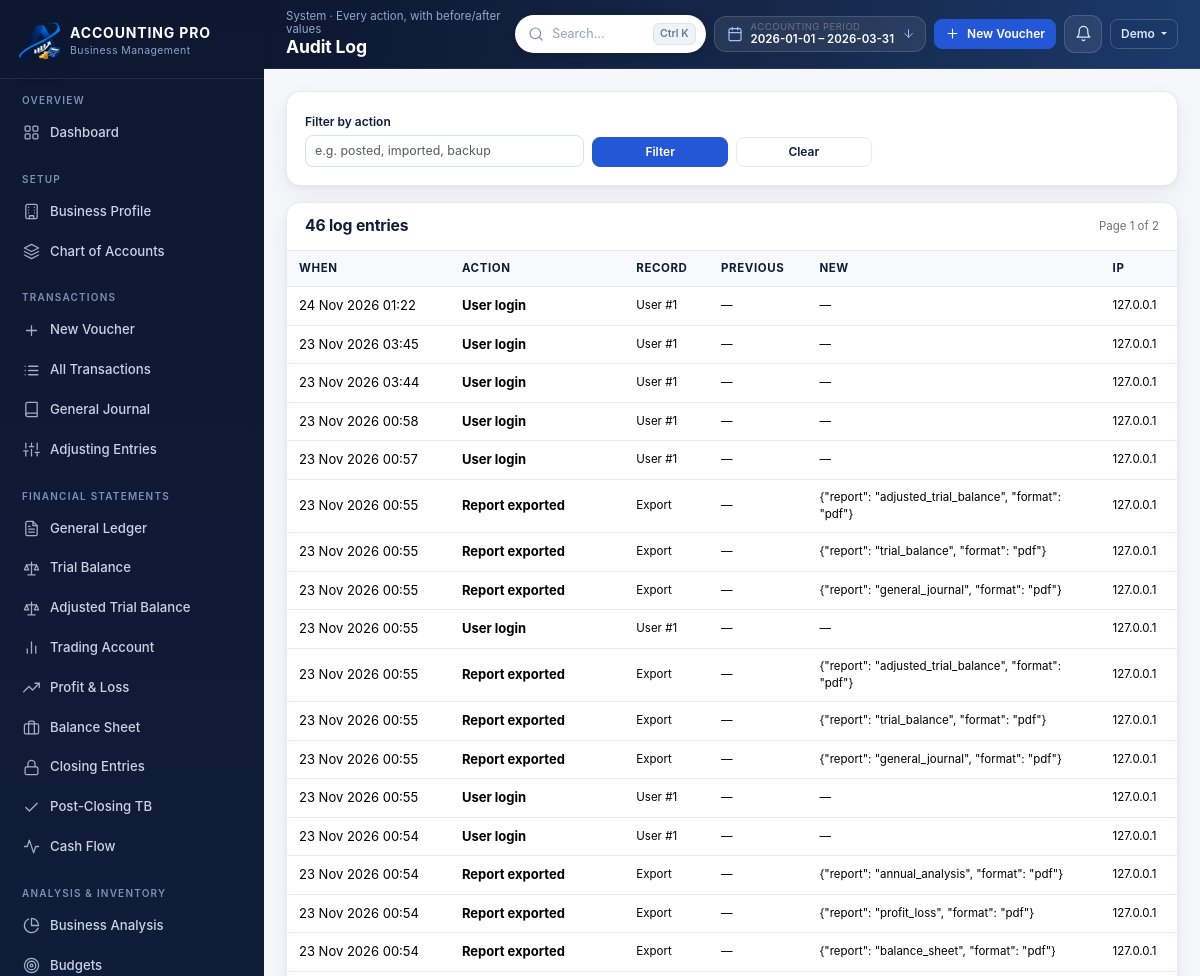
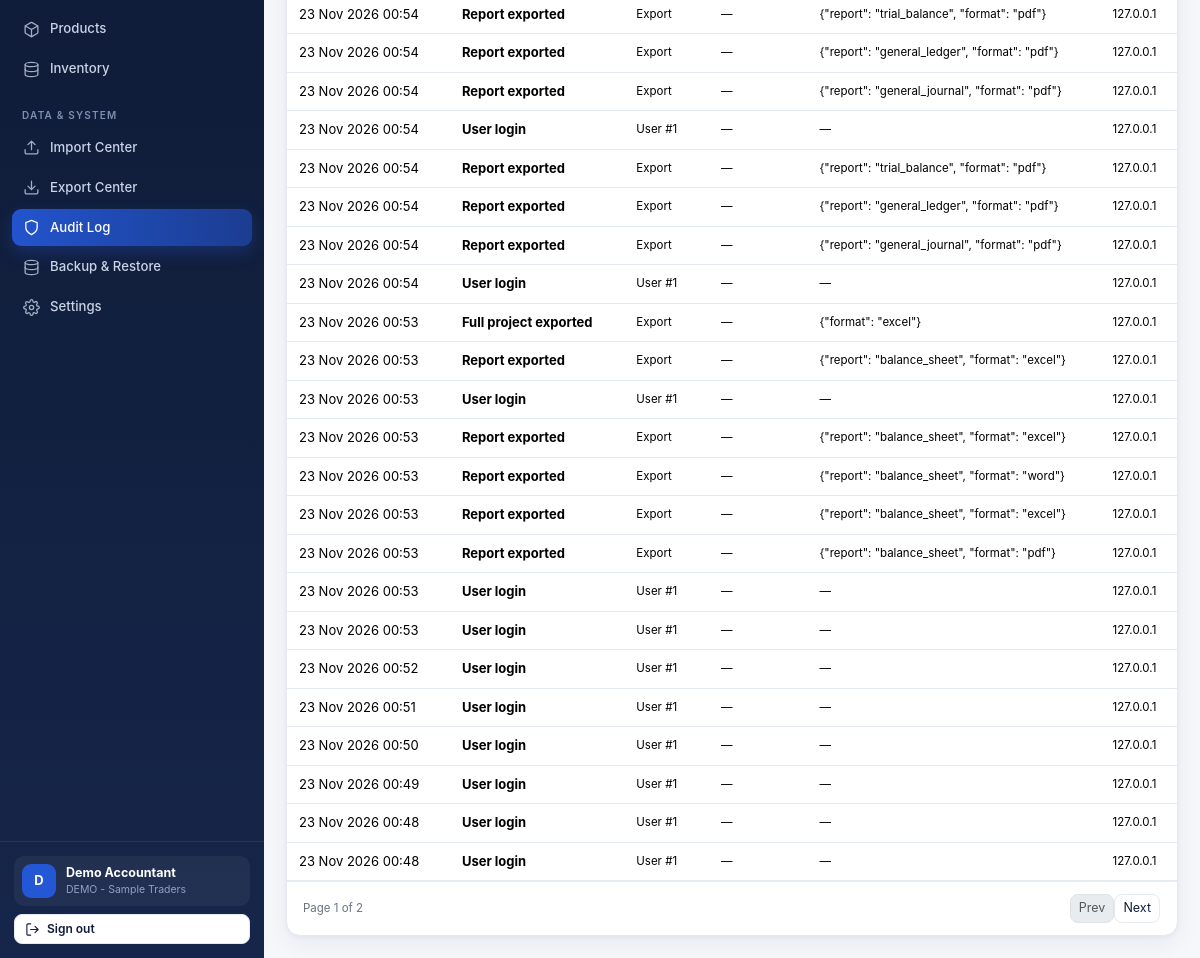
The app's page /audit-log (signed in), older data (2 pictures, top to bottom).
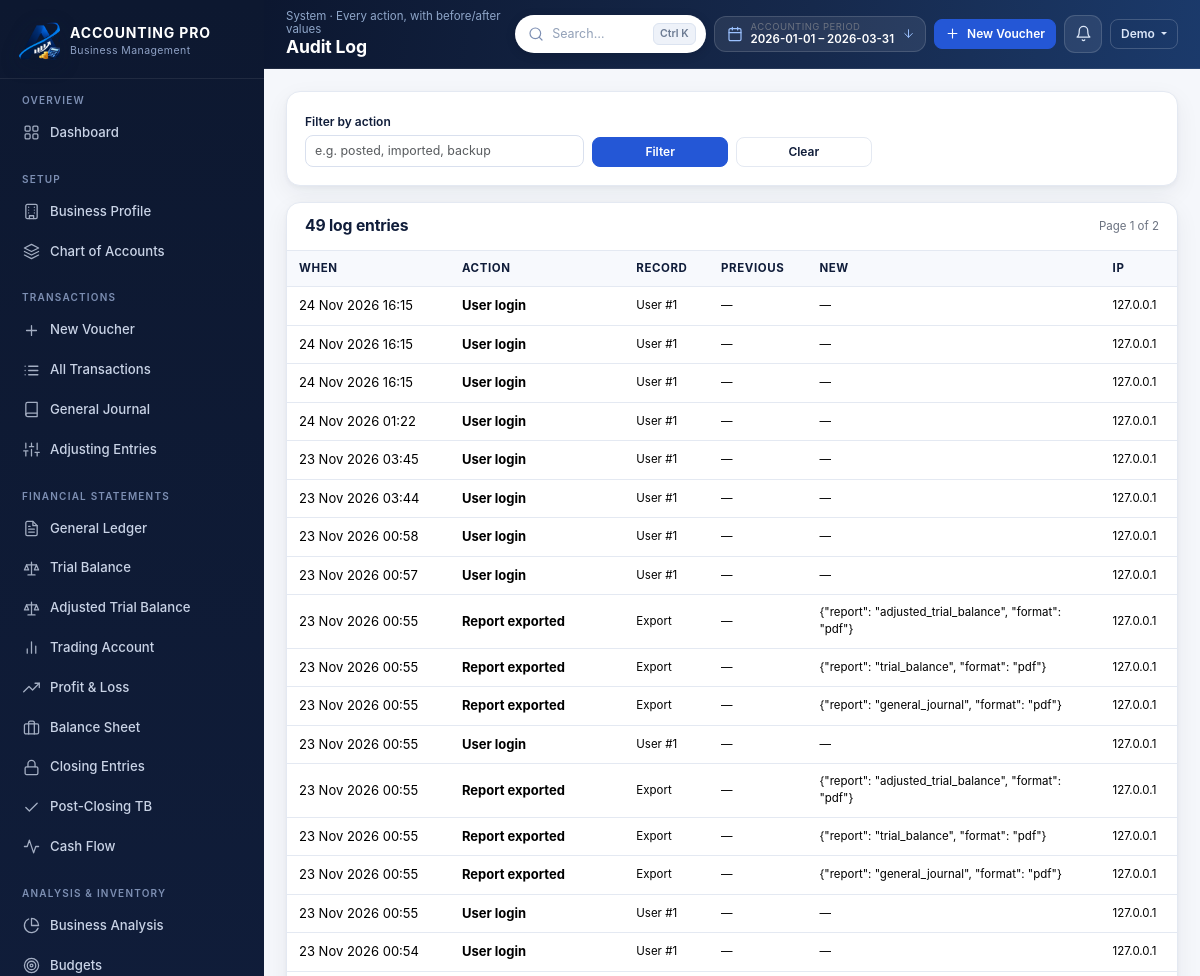
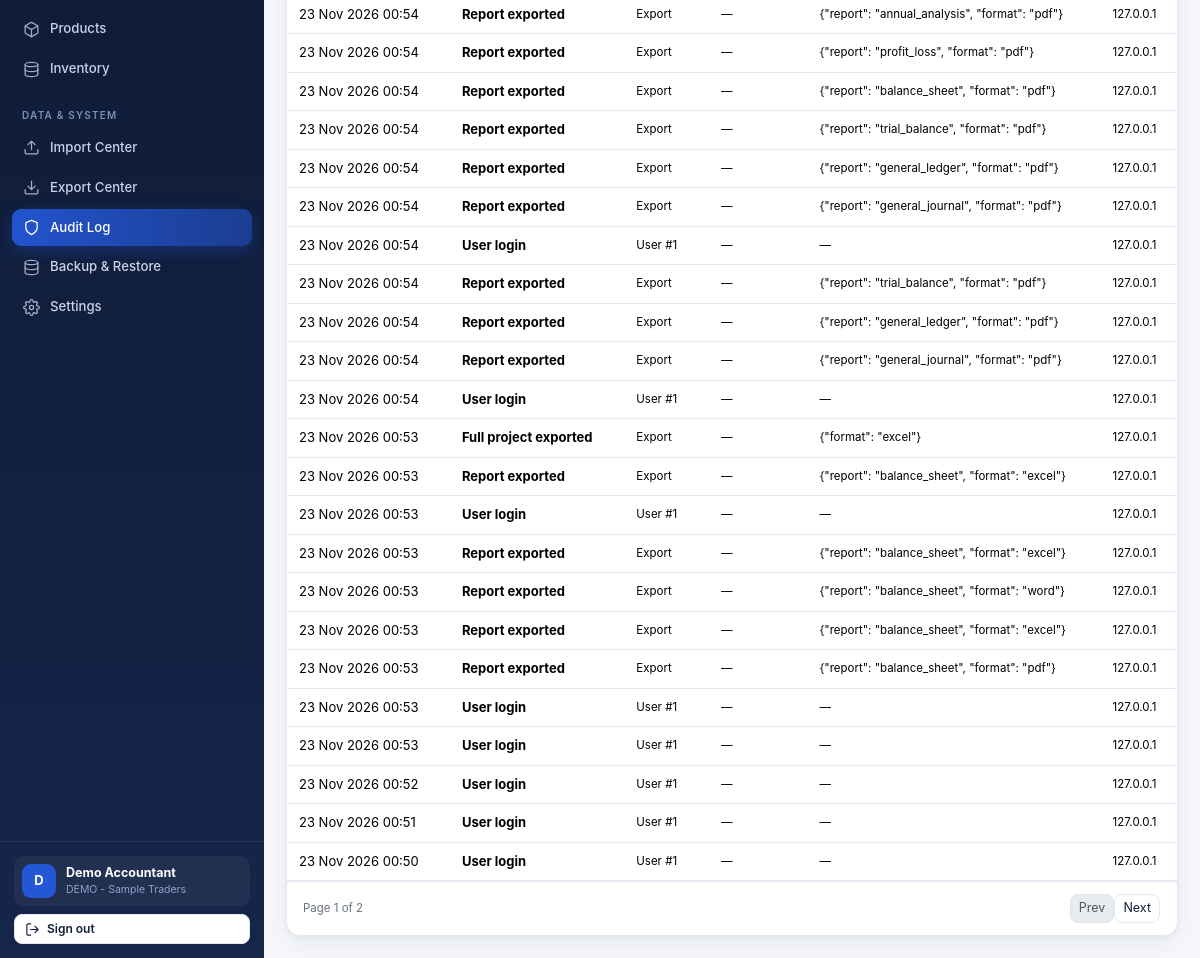
The same page, newer data (2 pictures, top to bottom).
### models.py (models this page shows, shortened)
class User(db.Model):
    __tablename__ = "users"
    id = db.Column(Integer, primary_key=True)
    name = db.Column(String(120), nullable=False)
    email = db.Column(String(190), nullable=False, unique=True, index=True)
    password_hash = db.Column(String(255), nullable=False)
    is_active = db.Column(Boolean, default=True, nullable=False)
    reset_token = db.Column(String(120), index=True)
    reset_expires = db.Column(DateTime)
    last_login = db.Column(DateTime)
    created_at = db.Column(DateTime, default=datetime.utcnow, nullable=False)
    businesses = relationship("Business", back_populates="user",
                              cascade="all, delete-orphan")
    settings = relationship("UserSettings", back_populates="user", uselist=False,
                            cascade="all, delete-orphan")

class Business(db.Model):
    __tablename__ = "businesses"
    id = db.Column(Integer, primary_key=True)
    user_id = db.Column(Integer, ForeignKey("users.id", ondelete="CASCADE"),
                        nullable=False, index=True)
    name = db.Column(String(190), nullable=False)
    logo = db.Column(String(255))
    owner_name = db.Column(String(150))
    address = db.Column(Text)
    phone = db.Column(String(50))
    email = db.Column(String(190))
    business_type = db.Column(String(100))
    currency = db.Column(String(8), default="PKR", nullable=False)
    fy_start = db.Column(Date, default=lambda: date(2026, 1, 1), nullable=False)
    fy_end = db.Column(Date, default=lambda: date(2026, 3, 31), nullable=False)
    accounting_method = db.Column(String(20), default="Accrual", nullable=False)
    description = db.Column(Text)
    created_at = db.Column(DateTime, default=datetime.utcnow, nullable=False)
    updated_at = db.Column(DateTime, default=datetime.utcnow, onupdate=datetime.utcnow)
    user = relationship("User", back_populates="businesses")
    periods = relationship("AccountingPeriod", back_populates="business",
                           cascade="all, delete-orphan")
    accounts = relationship("Account", back_populates="business",
                            cascade="all, delete-orphan")
    def active_period(self):
        for p in self.periods:
            if p.is_active:
                return p
        return self.periods[0] if self.periods else None

class AccountingPeriod(db.Model):
    __tablename__ = "accounting_periods"
    __table_args__ = (UniqueConstraint("business_id", "label", name="uq_period_label"),)
    id = db.Column(Integer, primary_key=True)
    business_id = db.Column(Integer, ForeignKey("businesses.id", ondelete="CASCADE"),
                            nullable=False, index=True)
    label = db.Column(String(120), nullable=False)
    kind = db.Column(String(20), default="Yearly", nullable=False)
    start_date = db.Column(Date, nullable=False)
    end_date = db.Column(Date, nullable=False)
    is_active = db.Column(Boolean, default=True, nullable=False)
    is_closed = db.Column(Boolean, default=False, nullable=False)
    created_at = db.Column(DateTime, default=datetime.utcnow, nullable=False)
    business = relationship("Business", back_populates="periods")

class AuditLog(db.Model):
    __tablename__ = "audit_logs"
    __table_args__ = (Index("ix_audit_user_time", "user_id", "created_at"),)
    id = db.Column(Integer, primary_key=True)
    user_id = db.Column(Integer, ForeignKey("users.id", ondelete="SET NULL"))
    business_id = db.Column(Integer, ForeignKey("businesses.id", ondelete="SET NULL"))
    action = db.Column(String(60), nullable=False)
    record_type = db.Column(String(60))
    record_id = db.Column(Integer)
    previous_values = db.Column(Text)
    new_values = db.Column(Text)
    ip_address = db.Column(String(60))
    created_at = db.Column(DateTime, default=datetime.utcnow, nullable=False, index=True)

### app.py (the view)
    @app.route("/audit-log")
    @login_required
    def audit_log():
        page = max(1, int(request.args.get("page", 1) or 1))
        per_page = 40
        query = AuditLog.query.filter_by(user_id=current_user().id)
        action = (request.args.get("action") or "").strip()
        if action:
            query = query.filter(AuditLog.action.ilike(f"%{action}%"))
        total = query.count()
        items = (query.order_by(AuditLog.created_at.desc())
                 .offset((page - 1) * per_page).limit(per_page).all())
        return render_template("audit_log.html",
                               pagination=Pagination(items, page, per_page, total),
                               action=action)

### templates/audit_log.html (shortened to what this page needs)
{% extends 'base.html' %}
{% from 'partials/macros.html' import empty_state %}
{% block page_title %}Audit Log{% endblock %}
{% block crumb %}System · Every action, with before/after values{% endblock %}
{% block content %}
<div class="card mb-3">
  <div class="card-body">
    <form method="get" class="row g-2 align-items-end">
      <div class="col-12 col-md-4">
        <label class="form-label">Filter by action</label>
        <input class="form-control form-control-sm" name="action" value="{{ action }}"
               placeholder="e.g. posted, imported, backup">
      </div>
      <div class="col-12 col-md-2"><button class="btn btn-primary btn-sm w-100">Filter</button></div>
      <div class="col-12 col-md-2"><a class="btn btn-ghost btn-sm w-100" href="{{ url_for('audit_log') }}">Clear</a></div>
    </form>
  </div>
</div>
<div class="card">
  <div class="card-header"><h3>{{ pagination.total }} log entries</h3>
    <span class="hint">Page {{ pagination.page }} of {{ pagination.pages }}</span></div>
  <div class="table-wrap">
    <table class="table table-stack align-middle">
      <thead><tr><th>When</th><th>Action</th><th>Record</th><th>Previous</th><th>New</th><th>IP</th></tr></thead>
      <tbody>
        {% for log in pagination.items %}
          <tr>
            <td class="nowrap" data-label="When">{{ log.created_at|dt('%d %b %Y %H:%M') }}</td>
            <td data-label="Action"><strong>{{ log.action }}</strong></td>
            <td class="hint" data-label="Record">{{ log.record_type or '—' }}{% if log.record_id %} #{{ log.record_id }}{% endif %}</td>
            <td class="hint" data-label="Previous" style="max-width:260px;word-break:break-word">{{ log.previous_values or '—' }}</td>
            <td class="hint" data-label="New" style="max-width:260px;word-break:break-word">{{ log.new_values or '—' }}</td>
            <td class="hint" data-label="IP">{{ log.ip_address or '—' }}</td>
          </tr>
        {% else %}
          <tr><td colspan="6">{{ empty_state('No audit entries', 'Actions you take will be recorded here.', 'shield') }}</td></tr>
        {% endfor %}
      </tbody>
    </table>
  </div>
  {% if pagination.pages > 1 %}
  <div class="pagination-bar">
    <span class="hint">Page {{ pagination.page }} of {{ pagination.pages }}</span>
    <nav class="pages"><ul class="pagination pagination-sm mb-0">
      <li class="page-item {{ 'disabled' if not pagination.has_prev }}">
        <a class="page-link" href="{{ url_for('audit_log', page=pagination.prev_num, action=action) }}">Prev</a></li>
      <li class="page-item {{ 'disabled' if not pagination.has_next }}">
        <a class="page-link" href="{{ url_for('audit_log', page=pagination.next_num, action=action) }}">Next</a></li>
    </ul></nav>
  </div>
  {% endif %}
</div>
{% endblock %}

### templates/base.html (shortened to what this page needs)
{% from 'partials/icons.html' import icon %}
{% set notif_total = notifications.total if notifications is defined and notifications else 0 %}
{% set notif_items = notifications['items'] if notifications is defined and notifications else [] %}
<!doctype html>
<html lang="en">
<head>
  <link rel="stylesheet" href="{{ url_for('static', filename='vendor/bootstrap.min.css') }}">
  <link rel="stylesheet" href="{{ url_for('static', filename='css/style.css') }}">
</head>
<body>
{% if current_user %}
<div class="app-shell">
  <aside class="sidebar" id="sidebar">
    <div class="sidebar-brand">
      <img class="brand-mark brand-mark-logo" src="{{ url_for('static', filename='images/brand/logo-mark.png') }}" alt="ACCOUNTING PRO">
      <div class="brand-text">
        <strong>ACCOUNTING PRO</strong>
        <span>Business Management</span>
      </div>
    </div>
    {% set ep = request.endpoint %}
    <nav class="pb-3">
      <div class="nav-section">
        <div class="nav-section-title">Overview</div>
        <a class="nav-link {{ 'active' if ep == 'dashboard' }}" href="{{ url_for('dashboard') }}">{{ icon('grid') }} Dashboard</a>
      </div>
      <div class="nav-section">
        <div class="nav-section-title">Setup</div>
        <a class="nav-link {{ 'active' if ep in ['business_profile', 'add_period', 'activate_period'] }}" href="{{ url_for('business_profile') }}">{{ icon('building') }} Business Profile</a>
        <a class="nav-link {{ 'active' if ep in ['accounts', 'account_create', 'account_edit'] }}" href="{{ url_for('accounts') }}">{{ icon('layers') }} Chart of Accounts</a>
      </div>
      <div class="nav-section">
        <div class="nav-section-title">Transactions</div>
        <a class="nav-link {{ 'active' if ep == 'transaction_new' }}" href="{{ url_for('transaction_new') }}">{{ icon('plus') }} New Voucher</a>
        <a class="nav-link {{ 'active' if ep in ['transactions', 'transaction_view', 'transaction_edit'] }}" href="{{ url_for('transactions') }}">{{ icon('list') }} All Transactions</a>
        <a class="nav-link {{ 'active' if ep == 'journal' }}" href="{{ url_for('journal') }}">{{ icon('book') }} General Journal</a>
        <a class="nav-link {{ 'active' if ep in ['adjustments', 'adjustment_new'] }}" href="{{ url_for('adjustments') }}">{{ icon('sliders') }} Adjusting Entries</a>
      </div>
      <div class="nav-section">
        <div class="nav-section-title">Financial Statements</div>
        <a class="nav-link {{ 'active' if ep == 'ledger' }}" href="{{ url_for('ledger') }}">{{ icon('file-text') }} General Ledger</a>
        <a class="nav-link {{ 'active' if ep in ['trial_balance_page', 'trial_balance_manual'] }}" href="{{ url_for('trial_balance_page') }}">{{ icon('scale') }} Trial Balance</a>
        <a class="nav-link {{ 'active' if ep == 'adjusted_trial_balance_page' }}" href="{{ url_for('adjusted_trial_balance_page') }}">{{ icon('scale') }} Adjusted Trial Balance</a>
        <a class="nav-link {{ 'active' if ep == 'trading_account_page' }}" href="{{ url_for('trading_account_page') }}">{{ icon('chart') }} Trading Account</a>
        <a class="nav-link {{ 'active' if ep == 'profit_loss_page' }}" href="{{ url_for('profit_loss_page') }}">{{ icon('trending') }} Profit &amp; Loss</a>
        <a class="nav-link {{ 'active' if ep == 'balance_sheet_page' }}" href="{{ url_for('balance_sheet_page') }}">{{ icon('briefcase') }} Balance Sheet</a>
        <a class="nav-link {{ 'active' if ep == 'closing_entries_page' }}" href="{{ url_for('closing_entries_page') }}">{{ icon('lock') }} Closing Entries</a>
        <a class="nav-link {{ 'active' if ep == 'post_closing_tb_page' }}" href="{{ url_for('post_closing_tb_page') }}">{{ icon('check') }} Post-Closing TB</a>
        <a class="nav-link {{ 'active' if ep == 'cash_flow_page' }}" href="{{ url_for('cash_flow_page') }}">{{ icon('activity') }} Cash Flow</a>
      </div>
      <div class="nav-section">
        <div class="nav-section-title">Analysis &amp; Inventory</div>
        <a class="nav-link {{ 'active' if ep == 'analysis_page' }}" href="{{ url_for('analysis_page') }}">{{ icon('pie') }} Business Analysis</a>
        <a class="nav-link {{ 'active' if ep == 'budgets' }}" href="{{ url_for('budgets') }}">{{ icon('target') }} Budgets</a>
        <a class="nav-link {{ 'active' if ep == 'products' }}" href="{{ url_for('products') }}">{{ icon('box') }} Products</a>
        <a class="nav-link {{ 'active' if ep == 'inventory' }}" href="{{ url_for('inventory') }}">{{ icon('database') }} Inventory</a>
      </div>
      <div class="nav-section">
        <div class="nav-section-title">Data &amp; System</div>
        <a class="nav-link {{ 'active' if ep in ['import_center', 'import_preview'] }}" href="{{ url_for('import_center') }}">{{ icon('upload') }} Import Center</a>
        <a class="nav-link {{ 'active' if ep == 'export_center' }}" href="{{ url_for('export_center') }}">{{ icon('download') }} Export Center</a>
        <a class="nav-link {{ 'active' if ep == 'audit_log' }}" href="{{ url_for('audit_log') }}">{{ icon('shield') }} Audit Log</a>
        <a class="nav-link {{ 'active' if ep == 'backup_page' }}" href="{{ url_for('backup_page') }}">{{ icon('database') }} Backup &amp; Restore</a>
        <a class="nav-link {{ 'active' if ep == 'settings' }}" href="{{ url_for('settings') }}">{{ icon('settings') }} Settings</a>
      </div>
    </nav>
    <div class="sidebar-footer">
      <div class="sidebar-user">
        <div class="avatar">{{ (current_user.name or 'U')[0]|upper }}</div>
        <div class="meta">
          <strong>{{ current_user.name }}</strong>
          <span>{{ business.name or 'No business set up' }}</span>
        </div>
      </div>
      <form method="post" action="{{ url_for('logout') }}" class="mt-2">
        <button class="btn btn-sm w-100 btn-ghost btn-icon" type="submit">{{ icon('logout') }} Sign out</button>
      </form>
    </div>
  </aside>
  <div class="main-wrap">
    <header class="topbar">
      <div class="page-heading">
        <div class="crumb">{% block crumb %}Dashboard{% endblock %}</div>
        <h1>{% block page_title %}Dashboard{% endblock %}</h1>
      </div>
      <div class="topbar-actions">
        <div class="topbar-search">
          <form method="get" action="{{ url_for('search') }}" role="search">
            <span class="search-ico">{{ icon('search') }}</span>
            <input type="search" name="q" id="globalSearch" autocomplete="off"
                   value="{{ request.args.get('q', '') if request.endpoint == 'search' else '' }}"
                   placeholder="Search&hellip;" aria-label="Global search"
                   title="Search accounts, vouchers and products (Ctrl+K)">
            <span class="kbd-hint">Ctrl K</span>
          </form>
        </div>
        <div class="dropdown fy-pill-wrap d-none d-xl-flex">
          <button class="fy-pill" type="button" data-bs-toggle="dropdown" aria-label="Accounting period">
            <span class="fy-ico">{{ icon('calendar') }}</span>
            <span class="fy-meta">
              <small>Accounting period</small>
              <span class="fy-range">{{ period_start }} &ndash; {{ period_end }}</span>
            </span>
            <span class="fy-caret">{{ icon('arrow-down') }}</span>
          </button>
        </div>
        <a class="btn btn-sm btn-primary btn-icon d-none d-md-inline-flex"
           href="{{ url_for('transaction_new') }}">{{ icon('plus') }} New Voucher</a>
        <div class="dropdown bell-wrap">
          <button class="bell-btn" type="button" data-bs-toggle="dropdown"
                  aria-label="Notifications{% if notif_total %} ({{ notif_total }} pending){% endif %}">
          </button>
        </div>
        <div class="dropdown">
          <button class="btn btn-sm btn-ghost dropdown-toggle" type="button" data-bs-toggle="dropdown">
            {{ current_user.name.split(' ')[0] }}
          </button>
        </div>
      </div>
    </header>
    <main class="content">
      <div class="content-inner">
        {% block content %}{% endblock %}
      </div>
    </main>
  </div>
</div>
{% else %}
  {% block auth %}{% endblock %}
{% endif %}
</body>
</html>

### templates/partials/macros.html (shortened to what this page needs)
{% macro empty_state(title, message, icon_name='file', action_url=None, action_label=None) -%}
  {% from 'partials/icons.html' import icon %}
{%- endmacro %}

Row changes from the older to the newer data that the page shows:
no longer on this page (row unchanged): AuditLog: created_at|dt "23 Nov 2026 00:49", action "User login", record_type "User", record_id "1", previous_values "—", new_values "—", ip_address "127.0.0.1"
no longer on this page (row unchanged): AuditLog: created_at|dt "23 Nov 2026 00:48", action "User login", record_type "User", record_id "1", previous_values "—", new_values "—", ip_address "127.0.0.1"
no longer on this page (row unchanged): AuditLog: created_at|dt "23 Nov 2026 00:48", action "User login", record_type "User", record_id "1", previous_values "—", new_values "—", ip_address "127.0.0.1"
added AuditLog: created_at|dt "24 Nov 2026 16:15", action "User login", record_type "User", record_id "1", previous_values "—", new_values "—", ip_address "127.0.0.1"
added AuditLog: created_at|dt "24 Nov 2026 16:15", action "User login", record_type "User", record_id "1", previous_values "—", new_values "—", ip_address "127.0.0.1"
added AuditLog: created_at|dt "24 Nov 2026 16:15", action "User login", record_type "User", record_id "1", previous_values "—", new_values "—", ip_address "127.0.0.1"
Text that changed along with them:
{{ pagination.total }}: "46" → "49"
